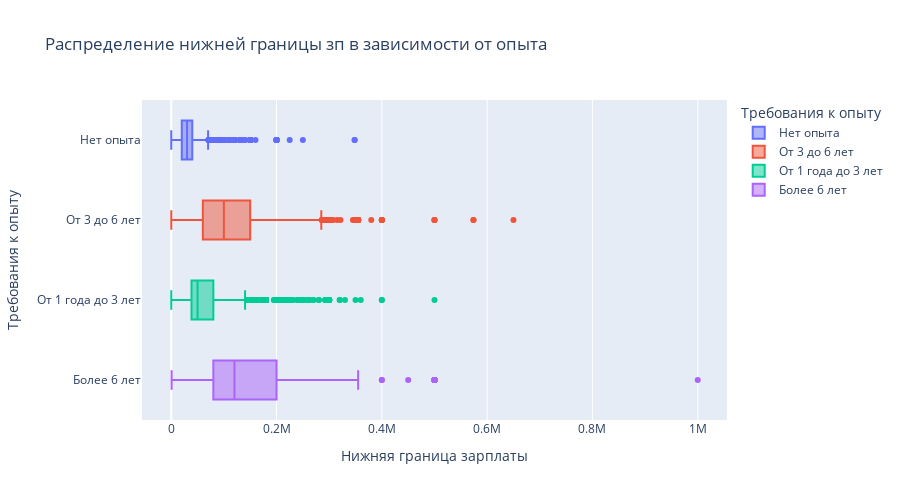

Here is the notebook cell this chart was saved with:
### Code cell
# построим диаграмму распределения нижней границы зп в зависимости от опыта

fig = px.box(
    data_frame=df_7_1,
    x = 'Нижняя граница зарплаты',
    y = 'Требования к опыту',
    color = 'Требования к опыту',
    height= 500,
    width= 900,
    title= 'Распределение нижней границы зп в зависимости от опыта'
)
fig.show()

### Figure 1 — Plotly figure (JSON) as saved in the notebook; plotly's stock layout.template omitted (floating-point values rounded to 4 significant figures; data arrays with more than 128 entries replaced by an {"elided": "..."} marker saying what was removed)
{"data": [{"alignmentgroup": "True", "hovertemplate": "Требования к опыту=%{y}<br>Нижняя граница зарплаты=%{x}<extra></extra>", "legendgroup": "Нет опыта", "marker": {"color": "#636efa"}, "name": "Нет опыта", "notched": false, "offsetgroup": "Нет опыта", "orientation": "h", "showlegend": true, "type": "box", "x": {"elided": "7197 int values"}, "x0": " ", "xaxis": "x", "y": {"elided": "7197 str values"}, "y0": " ", "yaxis": "y"}, {"alignmentgroup": "True", "hovertemplate": "Требования к опыту=%{y}<br>Нижняя граница зарплаты=%{x}<extra></extra>", "legendgroup": "От 3 до 6 лет", "marker": {"color": "#EF553B"}, "name": "От 3 до 6 лет", "notched": false, "offsetgroup": "От 3 до 6 лет", "orientation": "h", "showlegend": true, "type": "box", "x": {"elided": "14511 int values"}, "x0": " ", "xaxis": "x", "y": {"elided": "14511 str values"}, "y0": " ", "yaxis": "y"}, {"alignmentgroup": "True", "hovertemplate": "Требования к опыту=%{y}<br>Нижняя граница зарплаты=%{x}<extra></extra>", "legendgroup": "От 1 года до 3 лет", "marker": {"color": "#00cc96"}, "name": "От 1 года до 3 лет", "notched": false, "offsetgroup": "От 1 года до 3 лет", "orientation": "h", "showlegend": true, "type": "box", "x": {"elided": "26152 int values"}, "x0": " ", "xaxis": "x", "y": {"elided": "26152 str values"}, "y0": " ", "yaxis": "y"}, {"alignmentgroup": "True", "hovertemplate": "Требования к опыту=%{y}<br>Нижняя граница зарплаты=%{x}<extra></extra>", "legendgroup": "Более 6 лет", "marker": {"color": "#ab63fa"}, "name": "Более 6 лет", "notched": false, "offsetgroup": "Более 6 лет", "orientation": "h", "showlegend": true, "type": "box", "x": {"elided": "1337 int values"}, "x0": " ", "xaxis": "x", "y": {"elided": "1337 str values"}, "y0": " ", "yaxis": "y"}], "layout": {"boxmode": "overlay", "height": 500, "legend": {"title": {"text": "Требования к опыту"}, "tracegroupgap": 0}, "title": {"text": "Распределение нижней границы зп в зависимости от опыта"}, "width": 900, "xaxis": {"anchor": "y", "domain": [0, 1], "title": {"text": "Нижняя граница зарплаты"}}, "yaxis": {"anchor": "x", "categoryarray": ["Более 6 лет", "От 1 года до 3 лет", "От 3 до 6 лет", "Нет опыта"], "categoryorder": "array", "domain": [0, 1], "title": {"text": "Требования к опыту"}}}}
